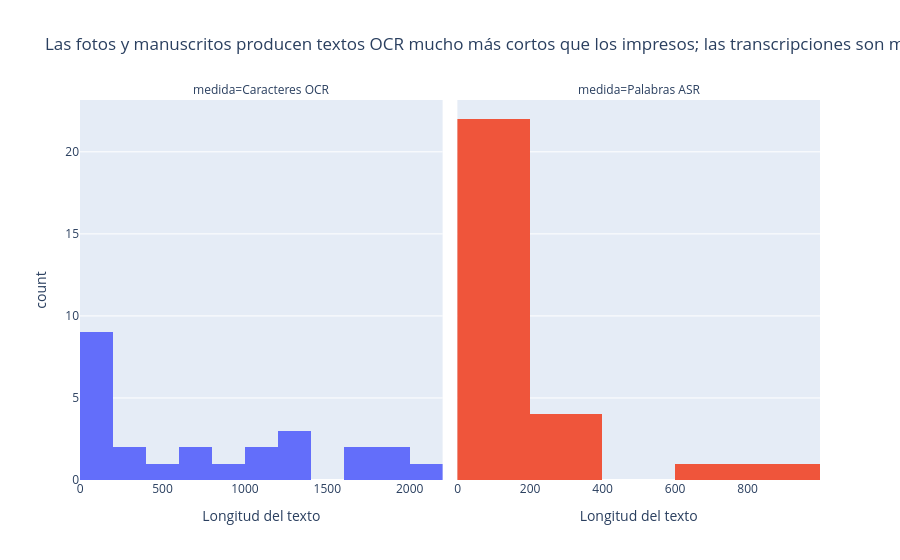

Write notebook code for a chart like this one.
### Code cell
largos = pd.concat([
    docs[["id", "tipo", "caracteres_ocr"]].rename(columns={"tipo": "grupo", "caracteres_ocr": "longitud"}).assign(medida="Caracteres OCR"),
    audio[["id", "condicion", "palabras_asr"]].rename(columns={"condicion": "grupo", "palabras_asr": "longitud"}).assign(medida="Palabras ASR"),
])
fig = px.histogram(largos, x="longitud", facet_col="medida", color="medida", nbins=15,
                   title="Las fotos y manuscritos producen textos OCR mucho más cortos que los impresos; las transcripciones son más parejas",
                   labels={"longitud": "Longitud del texto"})
fig.update_xaxes(matches=None)
fig.update_layout(showlegend=False)
fig.show()
docs.groupby("tipo")["caracteres_ocr"].describe().round(0)

### Figure 1 — Plotly figure (JSON) as saved in the notebook; plotly's stock layout.template omitted (floating-point values rounded to 4 significant figures)
{"data": [{"bingroup": "x", "hovertemplate": "medida=Caracteres OCR<br>Longitud del texto=%{x}<br>count=%{y}<extra></extra>", "legendgroup": "Caracteres OCR", "marker": {"color": "#636efa", "pattern": {"shape": ""}}, "name": "Caracteres OCR", "nbinsx": 15, "orientation": "v", "showlegend": true, "type": "histogram", "x": [1942, 1022, 1287, 1650, 1212, 828, 1616, 626, 209, 53, 96, 643, 119, 297, 2131, 124, 103, 42, 191, 78, 44, 1187, 1829, 1231, 570], "xaxis": "x", "yaxis": "y"}, {"bingroup": "x", "hovertemplate": "medida=Palabras ASR<br>Longitud del texto=%{x}<br>count=%{y}<extra></extra>", "legendgroup": "Palabras ASR", "marker": {"color": "#EF553B", "pattern": {"shape": ""}}, "name": "Palabras ASR", "nbinsx": 15, "orientation": "v", "showlegend": true, "type": "histogram", "x": [969, 639, 264, 366, 181, 180, 154, 40, 217, 74, 58, 233, 174, 162, 125, 147, 142, 162, 154, 136, 144, 117, 97, 111, 117, 114, 95, 73], "xaxis": "x2", "yaxis": "y2"}], "layout": {"annotations": [{"font": {}, "showarrow": false, "text": "medida=Caracteres OCR", "x": 0.245, "xanchor": "center", "xref": "paper", "y": 1.0, "yanchor": "bottom", "yref": "paper"}, {"font": {}, "showarrow": false, "text": "medida=Palabras ASR", "x": 0.755, "xanchor": "center", "xref": "paper", "y": 1.0, "yanchor": "bottom", "yref": "paper"}], "barmode": "relative", "legend": {"title": {"text": "medida"}, "tracegroupgap": 0}, "showlegend": false, "title": {"text": "Las fotos y manuscritos producen textos OCR mucho más cortos que los impresos; las transcripciones son más parejas"}, "xaxis": {"anchor": "y", "domain": [0.0, 0.49], "title": {"text": "Longitud del texto"}}, "xaxis2": {"anchor": "y2", "domain": [0.51, 1.0], "title": {"text": "Longitud del texto"}}, "yaxis": {"anchor": "x", "domain": [0.0, 1.0], "title": {"text": "count"}}, "yaxis2": {"anchor": "x2", "domain": [0.0, 1.0], "matches": "y", "showticklabels": false}}}
